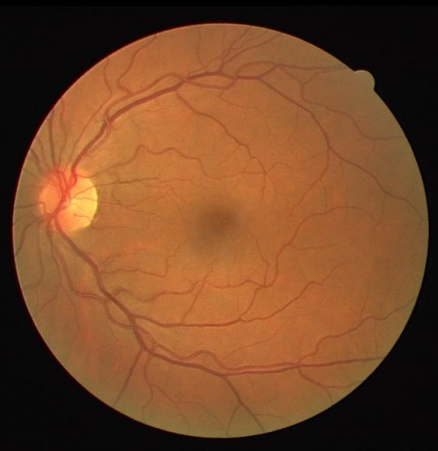
#> input picture original.png, 438 x 451 px
$ python vessels-rec.py   (older library calls are emulated)
#> lines starting #> are read from the running program, lines starting #| are printed output that depends on the picture; after the words box and inside, x2 and y2 are one past the last pixel; in counts of white or black regions, pixels touching at a corner belong together
#> in main, eye_image is the input picture: shape (451, 438, 3); mean B, G, R 40.7, 72.6, 118.3
#!/usr/bin/python
# -*- coding: utf-8 -*-
import cv2
import numpy as np
import os
import csv


def extract_bv(image):
    (b, green_fundus, r) = cv2.split(image)
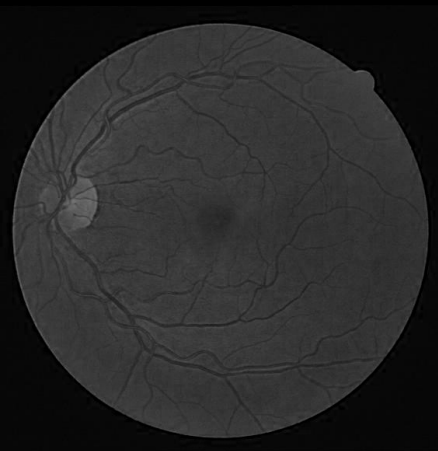
#> b: shape (451, 438); min 0, max 115, mean 40.7
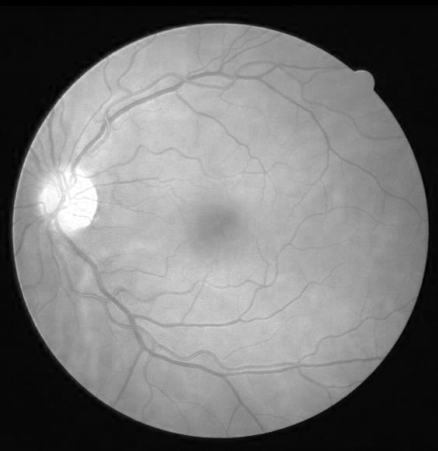
#> r: shape (451, 438); min 0, max 255, mean 118.3
    clahe = cv2.createCLAHE(clipLimit=2.0, tileGridSize=(8, 8))
    contrast_enhanced_green_fundus = clahe.apply(green_fundus)

    # applying alternate sequential filtering (3 times closing opening)

    r1 = cv2.morphologyEx(contrast_enhanced_green_fundus,
                          cv2.MORPH_OPEN,
                          cv2.getStructuringElement(cv2.MORPH_ELLIPSE,
                          (5, 5)), iterations=1)
    R1 = cv2.morphologyEx(r1, cv2.MORPH_CLOSE,
                          cv2.getStructuringElement(cv2.MORPH_ELLIPSE,
                          (5, 5)), iterations=1)
    r2 = cv2.morphologyEx(R1, cv2.MORPH_OPEN,
                          cv2.getStructuringElement(cv2.MORPH_ELLIPSE,
                          (11, 11)), iterations=1)
    R2 = cv2.morphologyEx(r2, cv2.MORPH_CLOSE,
                          cv2.getStructuringElement(cv2.MORPH_ELLIPSE,
                          (11, 11)), iterations=1)
    r3 = cv2.morphologyEx(R2, cv2.MORPH_OPEN,
                          cv2.getStructuringElement(cv2.MORPH_ELLIPSE,
                          (23, 23)), iterations=1)
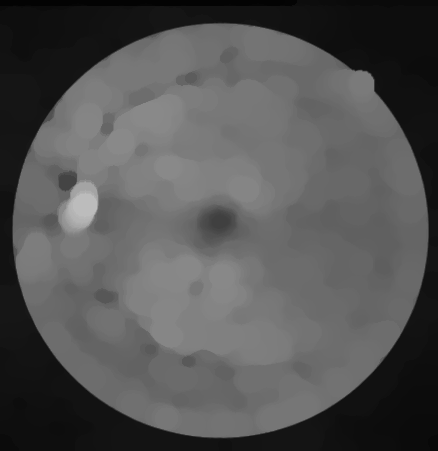
#> r3: shape (451, 438); min 3, max 188, mean 83.2
    R3 = cv2.morphologyEx(r3, cv2.MORPH_CLOSE,
                          cv2.getStructuringElement(cv2.MORPH_ELLIPSE,
                          (23, 23)), iterations=1)
    f4 = cv2.subtract(R3, contrast_enhanced_green_fundus)
    f5 = clahe.apply(f4)

    # removing very small contours through area parameter noise removal

    (ret, f6) = cv2.threshold(f5, 15, 255, cv2.THRESH_BINARY)
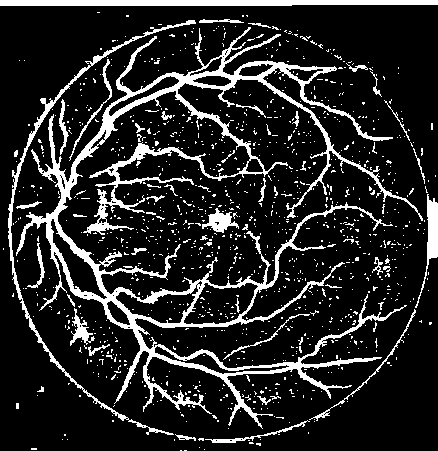
#> f6: shape (451, 438); 15.3% white; 1155 white regions (1103 under 20 px)
    mask = np.ones(f5.shape[:2], dtype='uint8') * 255
    (im2, contours, hierarchy) = cv2.findContours(f6.copy(),
            cv2.RETR_LIST, cv2.CHAIN_APPROX_SIMPLE)
#> contours = 1241 contours, 1198 with area under 20; largest, box (x1, y1, x2, y2) and area: (16, 27, 423, 429) 20957, (183, 282, 259, 325) 2045, (0, 0, 438, 6) 2040, (115, 284, 199, 324) 1528, (8, 20, 196, 435) 1366
    for cnt in contours:
        if cv2.contourArea(cnt) <= 200:
            cv2.drawContours(mask, [cnt], -1, 0, -1)
#> this loop made 1241 passes
#> cnt on passes 1 to 3: [[184, 450], [186, 450]], [[180, 450], [181, 450]], [[204, 449]]
#> mask: shape (451, 438); 96.2% white; black in thin lines or dots
    im = cv2.bitwise_and(f5, f5, mask=mask)
    (ret, fin) = cv2.threshold(im, 15, 255, cv2.THRESH_BINARY_INV)
#> fin: shape (451, 438); 88.3% white; 18 black regions (4 under 20 px), largest, box (x1, y1, x2, y2) and area: (16, 27, 423, 429) 15347, (0, 0, 438, 6) 2482, (89, 142, 262, 213) 1454
    newfin = cv2.erode(fin, cv2.getStructuringElement(cv2.MORPH_ELLIPSE, (3, 3)), iterations=1)
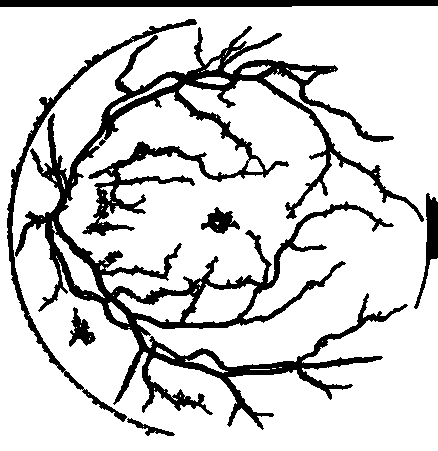
#> newfin: shape (451, 438); 82.6% white; 7 black regions, largest, box (x1, y1, x2, y2) and area: (15, 26, 424, 430) 26396, (7, 19, 197, 422) 2978, (0, 0, 438, 7) 2920

    fundus_eroded = cv2.bitwise_not(newfin)
#> fundus_eroded: shape (451, 438); 17.4% white; 7 white regions
    xmask = np.ones(image.shape[:2], dtype="uint8") * 255
    x1, xcontours, xhierarchy = cv2.findContours(fundus_eroded.copy(),cv2.RETR_LIST,cv2.CHAIN_APPROX_SIMPLE)
#> xcontours = 116 contours, 90 with area under 20; largest, box (x1, y1, x2, y2) and area: (15, 26, 424, 430) 28830, (0, 0, 438, 7) 2476, (7, 19, 197, 422) 2458, (184, 283, 258, 324) 1846, (116, 292, 195, 323) 1292; xhierarchy = 116 rows, first 6: [1, -1, -1, -1], [2, 0, -1, -1], [3, 1, -1, -1], [4, 2, -1, -1], [5, 3, -1, -1], [6, 4, -1, -1]
    for cnt in xcontours:
        shape = "unidentified"
        peri = cv2.arcLength(cnt, True)
        approx = cv2.approxPolyDP(cnt, 0.04 * peri, False)
        if len(approx) > 4 and cv2.contourArea(cnt) <= 3000 and cv2.contourArea(cnt) >= 100:
            shape = "circle"
        else:
            shape = "veins"
        if(shape=="circle"):
            cv2.drawContours(xmask, [cnt], -1, 0, -1)
#> this loop made 116 passes
#> (shape, peri, approx) on passes 1, 2, 6, 8, 9, 10, 12, 13, 16, 17: ('veins', 5.66, [[154, 431], [155, 430], [156, 431], [155, 432]]), ('veins', 5.66, [[142, 426], [143, 425], [144, 426], [143, 427]]), ('veins', 5.66, [[171, 397], [172, 396], [173, 397], [172, 398]]), ('veins', 5.66, [[87, 394], [88, 393], [89, 394], [88, 395]]), ('veins', 5.66, [[163, 391], [164, 390], [165, 391], [164, 392]]), ('veins', 5.66, [[82, 389], [83, 388], [84, 389], [83, 390]]), ('veins', 5.66, [[63, 371], [64, 370], [65, 371], [64, 372]]), ('veins', 43.66, [[249, 369], [270, 369], [250, 370]]), ('veins', 5.66, [[56, 365], [57, 364], [58, 365], [57, 366]]), ('veins', 109.4, [[202, 354], [228, 371], [184, 361], [200, 354]])
#> (peri, shape) on passes 61 to 66: (129.5, 'circle'), (5.66, 'veins'), (9.66, 'veins'), (13.07, 'veins'), (5.66, 'veins'), (7.66, 'veins')
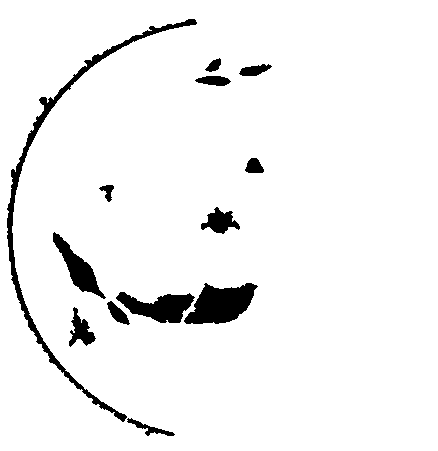
#> xmask: shape (451, 438); 95% white; 13 black regions, largest, box (x1, y1, x2, y2) and area: (7, 19, 197, 422) 2988, (184, 283, 258, 324) 1938, (116, 292, 195, 323) 1383

    finimage = cv2.bitwise_and(fundus_eroded,fundus_eroded,mask=xmask)
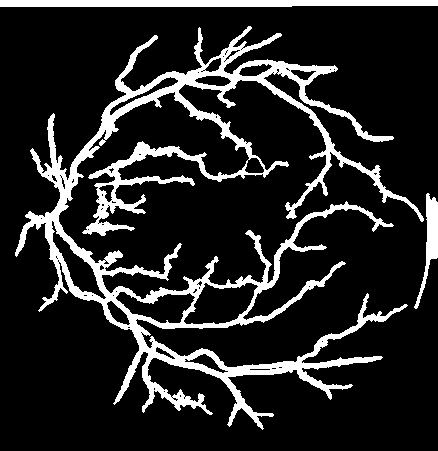
#> finimage: shape (451, 438); 14.9% white; 3 white regions, box (x1, y1, x2, y2) and area: (15, 26, 424, 430) 25548, (0, 0, 438, 7) 2920, (414, 193, 438, 309) 900
    blood_vessels = cv2.bitwise_not(finimage)
    return blood_vessels


def display_image(image, image2='', title='test', title2='test2'):
#> (the run stopped early here; a loop or call above may not have finished)
